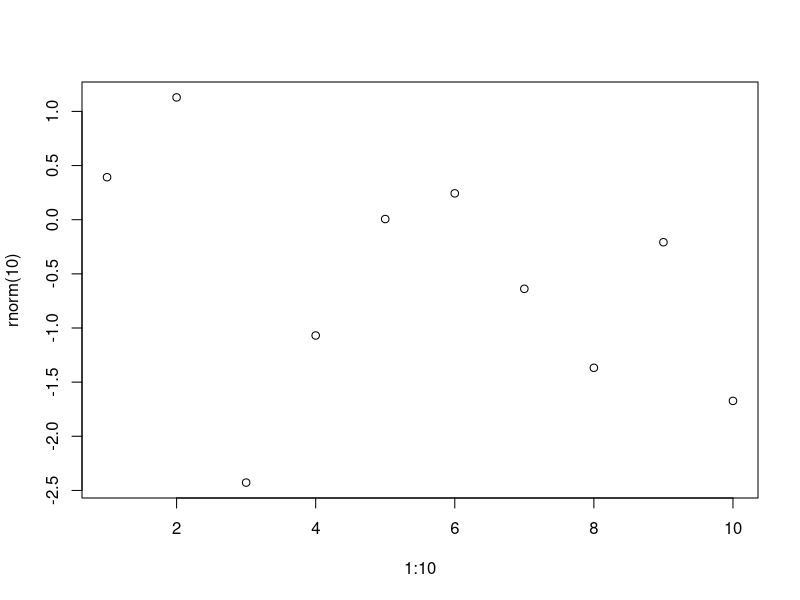
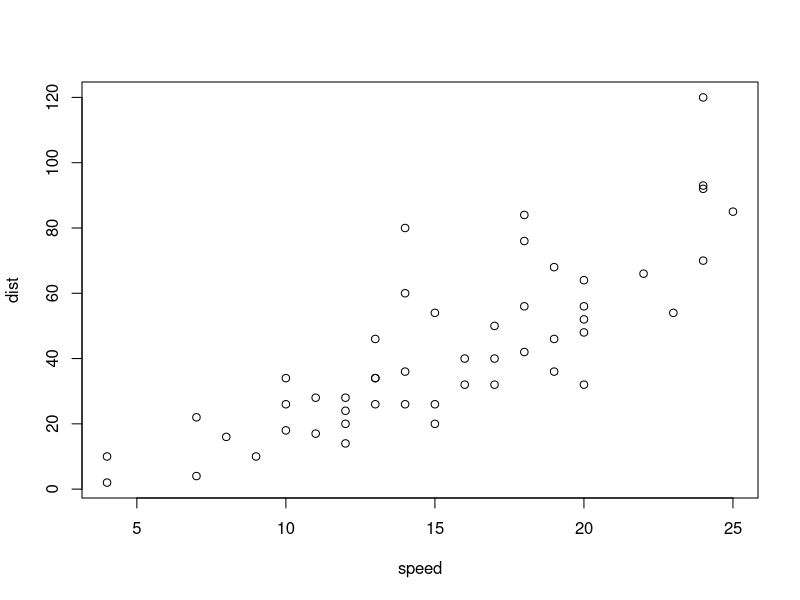
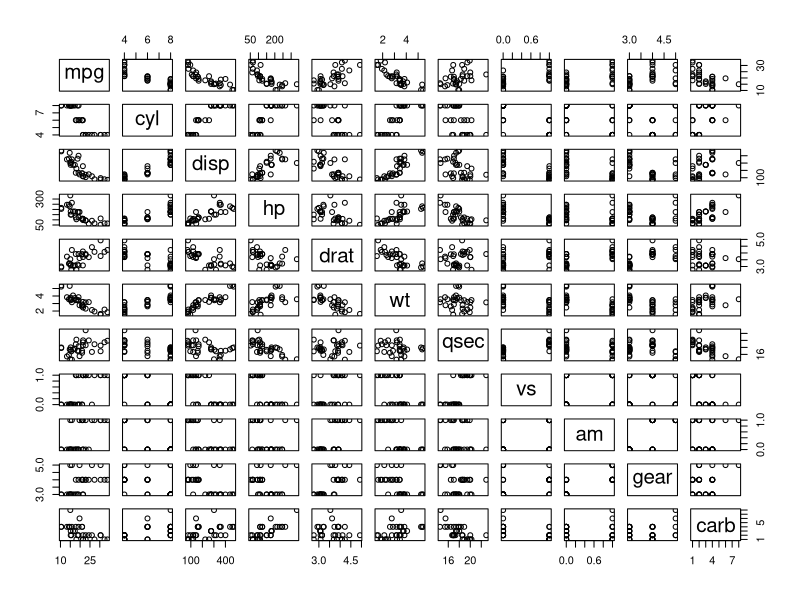
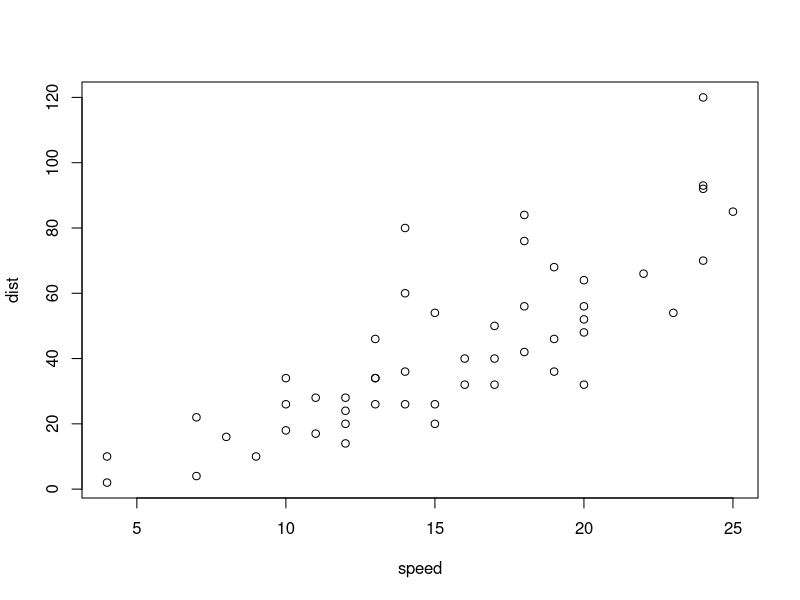
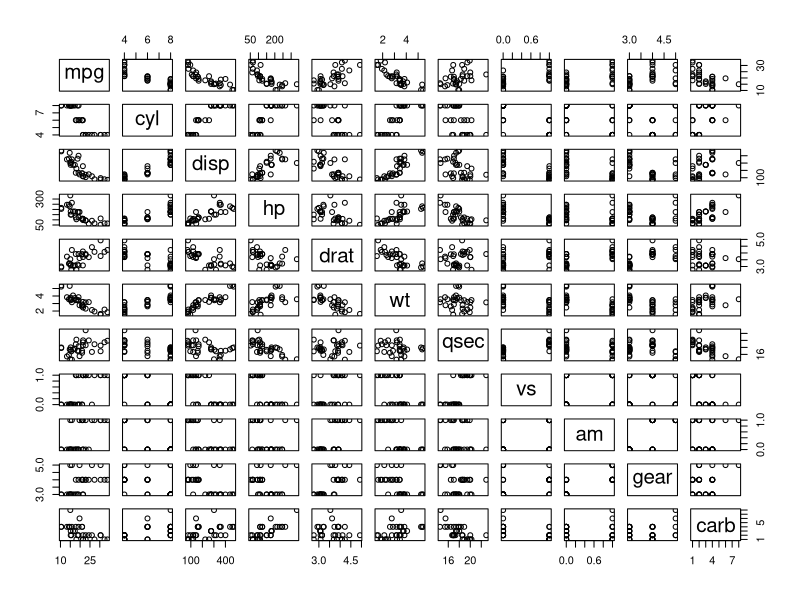

Write R code to recreate these figures, in order.
## ---- chunk 1
#| fig-cap: Simple demo R plot 
#| lightbox:
#|   group: r-graph
#|   description: This is 1 to 10 plot
plot(1:10, rnorm(10))
## ---- chunk 2
#| fig-cap: Plot about cars data
#| lightbox:
#|   group: r-graph
#|   description: We see our cars data above
plot(cars)
## ---- chunk 3
#| fig-cap: 
#|   - Caption for first plot
#|   - Caption for second plot
#| lightbox: 
#|   group: cars
#|   description: 
#|     - This is the decription for first graph
#|     - This is the decription for second graph
plot(mtcars)
plot(cars)
## ---- chunk 4
#| fig-cap: mtcars
#| lightbox: false
plot(mtcars)
